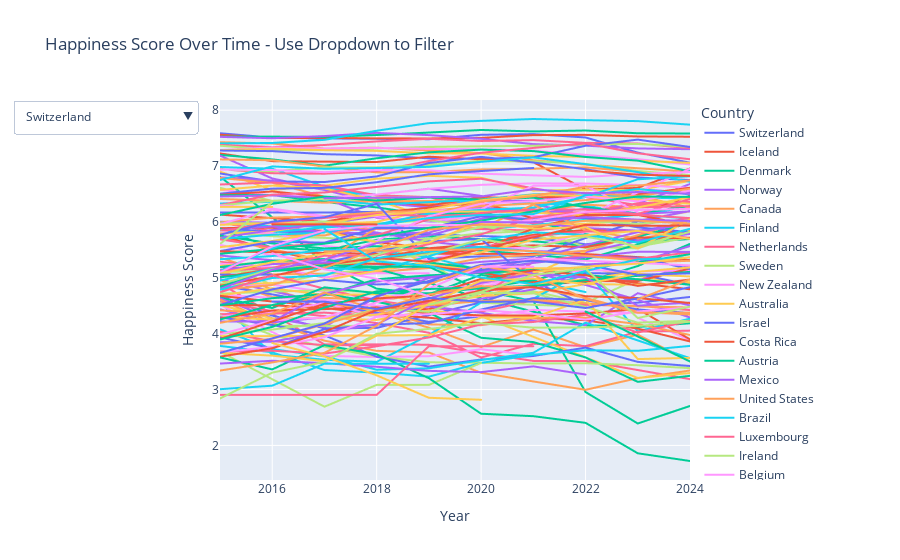

Source (notebook cell):
### Code cell
countries = df['Country'].unique()
fig = px.line(df, x='Year', y='Happiness score', color='Country',
              title='Happiness Score Over Time - Use Dropdown to Filter',
              labels={'Happiness score': 'Happiness Score'})

fig.update_layout(
    updatemenus=[
        {
            "buttons": [
                {
                    "label": country,
                    "method": "update",
                    "args": [{"visible": df['Country'].unique() == country},
                             {"title": f"Happiness Score Trend: {country}"}]
                }
                for country in countries
            ],
            "direction": "down",
            "showactive": True,
        }
    ]
)
fig.show()
